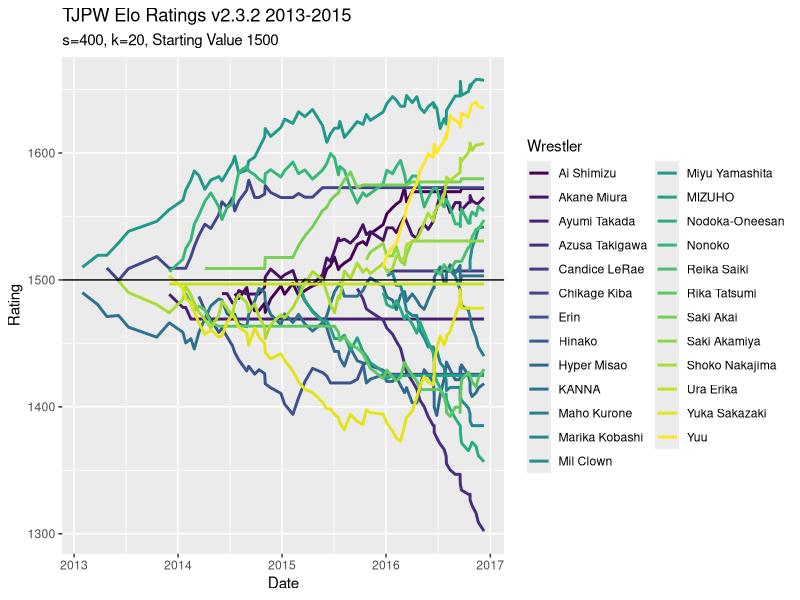
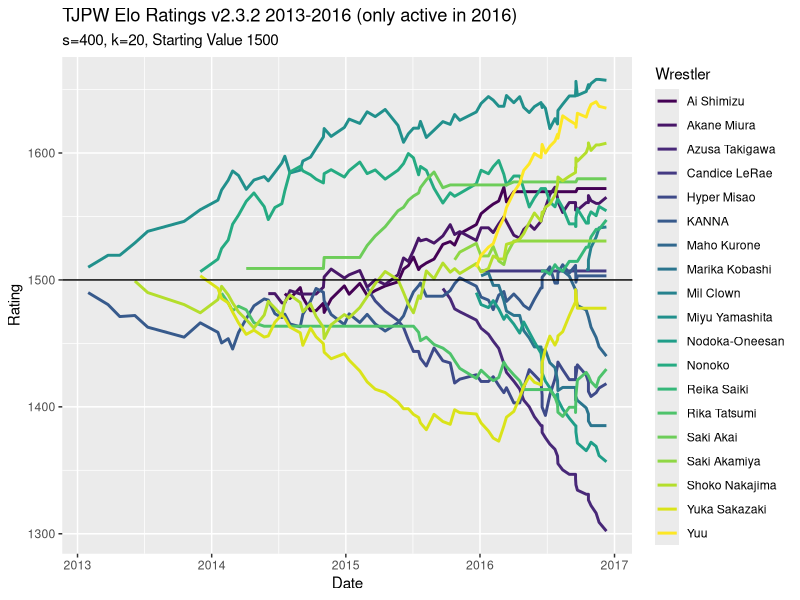

Write the R code that produced these figures, in order.
## ---- chunk 1
knitr::opts_chunk$set(echo = TRUE)
library(tidyverse)
library(readxl)
safe_colorblind_palette <- c("#88CCEE", "#CC6677", "#DDCC77", "#117733", "#332288", "#AA4499", 
                             "#44AA99", "#999933", "#882255", "#661100", "#6699CC", "#888888")
## ---- chunk 2
tjpw13 = read_excel("TJPW Metrics.xlsx", sheet = 2, col_types = c("guess", "date", "guess", "guess", "guess", "text", rep("guess", 14)))

tjpw14 = read_excel("TJPW Metrics.xlsx", sheet = 3, col_types = c("guess", "date", "guess", "guess", "guess", "text", rep("guess", 14)))

tjpw15 = read_excel("TJPW Metrics.xlsx", sheet = 4, col_types = c("guess", "date", "guess", "guess", "guess", "text", rep("guess", 14)))

tjpw16 = read_excel("TJPW Metrics.xlsx", sheet = 5, col_types = c("guess", "date", "guess", "guess", "guess", "text", rep("guess", 14)))

tjpw = rbind(tjpw13, tjpw14, tjpw15, tjpw16)
## ---- chunk 3
singles = tjpw %>% 
  filter(`Match Type` == "Singles")

tag = tjpw %>% 
  filter(`Match Type` == "Tag")

threeway = tjpw %>% 
  filter(`Match Type` == "3 Way")

sixperson = tjpw %>% 
  filter(`Match Type` == "6 Person Tag")
## ---- chunk 4
summary(factor(tjpw$Event))
## ---- chunk 5
expected <- function(ra, rb, s = 400){
  expected_outcome = 1 / (1 + 10^((rb - ra)/s))
  return(expected_outcome)
} 
## ---- chunk 6
new_rating <- function(ra, rb, outcome, k = 20){
  new = ra + k * (outcome - expected(ra, rb))
  return(new)
}

new_rating_threeway <- function(r1, r2, r3, outcome, k = 20){
  expected_threeway = (expected(r1, r2) + expected(r1, r3)) / 3
  new = r1 + k * (outcome - expected_threeway)
  return(new)
}
## ---- chunk 7

events_dates = tjpw %>% 
  select(Event, Date) %>% 
  distinct(Event, .keep_all = T)
## ---- chunk 8
wrestlers = as.vector(rbind(tjpw$`Wrestler 1`, tjpw$`Wrestler 2`, tjpw$`Wrestler 3`,
                            tjpw$`Wrestler 4`, tjpw$`Wrestler 5`, tjpw$`Wrestler 6`)) %>% 
  unique() %>% 
  na.omit()
## ---- chunk 9
Ratings = data.frame(matrix(nrow = nrow(events_dates), ncol = length(wrestlers)+2))
colnames(Ratings) = c("Event", "Date", wrestlers)
Ratings$Event = events_dates$Event
Ratings$Date = events_dates$Date

starting_ratings = c(1500, 1500, rep(NA, length(wrestlers)-2))
## ---- chunk 10
#V1
calculate_new_ratings <- function(indiv_event){
  this_event = singles %>% 
    filter(Event == indiv_event)
  
  prior_ratings = if(indiv_event == "The First Meeting"){
    starting_ratings
  }
  else{
    Ratings[which(Ratings$Event == indiv_event) - 1,3:ncol(Ratings)]
  }
  
  new_ratings = prior_ratings
  for(i in 1:nrow(this_event)){
    W1 = which(colnames(Ratings) == this_event$`Wrestler 1`[i])
    W2 = which(colnames(Ratings) == this_event$`Wrestler 2`[i])
    prior_ratings[W1-2] = ifelse(!is.na(prior_ratings[W1-2]), prior_ratings[W1-2], 1500)
    prior_ratings[W2-2] = ifelse(!is.na(prior_ratings[W2-2]), prior_ratings[W2-2], 1500)
    if(this_event$Decision[i] == "Time Limit Draw"){
      new_ratings[W1-2] =  new_rating(prior_ratings[W1-2], prior_ratings[W2-2], 0.5)
      new_ratings[W2-2] =  new_rating(prior_ratings[W2-2], prior_ratings[W1-2], 0.5)
    }
    else{
      new_ratings[W1-2] =  new_rating(prior_ratings[W1-2], prior_ratings[W2-2], 1)
      new_ratings[W2-2] =  new_rating(prior_ratings[W2-2], prior_ratings[W1-2], 0)
    }
  }
  return(new_ratings)
}
## ---- chunk 11
#V2.3.2 (Include 2016 Data)
calculate_new_ratings2 <- function(indiv_event){
  this_event = tjpw %>% 
    filter(Event == indiv_event)
  
  prior_ratings = if(indiv_event == "The First Meeting"){
    starting_ratings
  }
  else{
    Ratings[which(Ratings$Event == indiv_event) - 1,3:ncol(Ratings)]
  }
  
  new_ratings = prior_ratings
  for(i in 1:nrow(this_event)){
    if(this_event$`Match Type`[i] == "Singles"){
       W1 = which(colnames(Ratings) == this_event$`Wrestler 1`[i])
       W2 = which(colnames(Ratings) == this_event$`Wrestler 2`[i])
       prior_ratings[W1-2] = ifelse(!is.na(prior_ratings[W1-2]), prior_ratings[W1-2],
                                    1500)
       prior_ratings[W2-2] = ifelse(!is.na(prior_ratings[W2-2]), prior_ratings[W2-2],
                                    1500)
       if(this_event$Decision[i] == "Time Limit Draw"){
         new_ratings[W1-2] =  new_rating(prior_ratings[W1-2], prior_ratings[W2-2], 0.5)
         new_ratings[W2-2] =  new_rating(prior_ratings[W2-2], prior_ratings[W1-2], 0.5)
       }
       else{
         new_ratings[W1-2] =  new_rating(prior_ratings[W1-2], prior_ratings[W2-2], 1)
         new_ratings[W2-2] =  new_rating(prior_ratings[W2-2], prior_ratings[W1-2], 0)
       }
    }
    if(this_event$`Match Type`[i] == "Tag"){
      W1 = which(colnames(Ratings) == this_event$`Wrestler 1`[i])
      W2 = which(colnames(Ratings) == this_event$`Wrestler 2`[i])
      W3 = which(colnames(Ratings) == this_event$`Wrestler 3`[i])
      W4 = which(colnames(Ratings) == this_event$`Wrestler 4`[i])
      prior_ratings[W1-2] = ifelse(!is.na(prior_ratings[W1-2]), prior_ratings[W1-2], 1500)
      prior_ratings[W2-2] = ifelse(!is.na(prior_ratings[W2-2]), prior_ratings[W2-2], 1500)
      prior_ratings[W3-2] = ifelse(!is.na(prior_ratings[W3-2]), prior_ratings[W3-2], 1500)
      prior_ratings[W4-2] = ifelse(!is.na(prior_ratings[W4-2]), prior_ratings[W4-2], 1500)
      prior_team1_rating = mean(c(as.double(prior_ratings[W1-2]),
                                  as.double(prior_ratings[W2-2])))
      prior_team2_rating = mean(c(as.double(prior_ratings[W3-2]),
                                  as.double(prior_ratings[W4-2])))
      if(this_event$Decision[i] == "Time Limit Draw"){
        new_team1_rating = new_rating(prior_team1_rating, prior_team2_rating, 0.5)
        new_team2_rating = new_rating(prior_team2_rating, prior_team1_rating, 0.5)
      }
      else{
        new_team1_rating = new_rating(prior_team1_rating, prior_team2_rating, 1)
        new_team2_rating = new_rating(prior_team2_rating, prior_team1_rating, 0)
      }
      new_ratings[W1-2] = prior_ratings[W1-2] + (new_team1_rating - prior_team1_rating) * (2/3)
      new_ratings[W2-2] = prior_ratings[W2-2] + (new_team1_rating - prior_team1_rating) * (1/3)
      new_ratings[W3-2] = prior_ratings[W3-2] + (new_team2_rating - prior_team2_rating) * (2/3)
      new_ratings[W4-2] = prior_ratings[W4-2] + (new_team2_rating - prior_team2_rating) * (1/3)
    }
    if(this_event$`Match Type`[i] == "6 Person Tag"){
      W1 = which(colnames(Ratings) == this_event$`Wrestler 1`[i])
      W2 = which(colnames(Ratings) == this_event$`Wrestler 2`[i])
      W3 = which(colnames(Ratings) == this_event$`Wrestler 3`[i])
      W4 = which(colnames(Ratings) == this_event$`Wrestler 4`[i])
      W5 = which(colnames(Ratings) == this_event$`Wrestler 5`[i])
      W6 = which(colnames(Ratings) == this_event$`Wrestler 6`[i])
      prior_ratings[W1-2] = ifelse(!is.na(prior_ratings[W1-2]), prior_ratings[W1-2], 1500)
      prior_ratings[W2-2] = ifelse(!is.na(prior_ratings[W2-2]), prior_ratings[W2-2], 1500)
      prior_ratings[W3-2] = ifelse(!is.na(prior_ratings[W3-2]), prior_ratings[W3-2], 1500)
      prior_ratings[W4-2] = ifelse(!is.na(prior_ratings[W4-2]), prior_ratings[W4-2], 1500)
      prior_ratings[W5-2] = ifelse(!is.na(prior_ratings[W5-2]), prior_ratings[W5-2], 1500)
      prior_ratings[W6-2] = ifelse(!is.na(prior_ratings[W6-2]), prior_ratings[W6-2], 1500)
      prior_team1_rating = mean(c(as.double(prior_ratings[W1-2]),
                                  as.double(prior_ratings[W2-2]),
                                  as.double(prior_ratings[W3-2])))
      prior_team2_rating = mean(c(as.double(prior_ratings[W4-2]),
                                  as.double(prior_ratings[W5-2]),
                                  as.double(prior_ratings[W6-2])))
      if(this_event$Decision[i] == "Time Limit Draw"){
        new_team1_rating = new_rating(prior_team1_rating, prior_team2_rating, 0.5)
        new_team2_rating = new_rating(prior_team2_rating, prior_team1_rating, 0.5)
      }
      else{
        new_team1_rating = new_rating(prior_team1_rating, prior_team2_rating, 1)
        new_team2_rating = new_rating(prior_team2_rating, prior_team1_rating, 0)
      }
      new_ratings[W1-2] = prior_ratings[W1-2] + (new_team1_rating - prior_team1_rating) * (1/2)
      new_ratings[W2-2] = prior_ratings[W2-2] + (new_team1_rating - prior_team1_rating) * (1/4)
      new_ratings[W3-2] = prior_ratings[W3-2] + (new_team1_rating - prior_team1_rating) * (1/4)
      new_ratings[W4-2] = prior_ratings[W4-2] + (new_team2_rating - prior_team2_rating) * (1/2)
      new_ratings[W5-2] = prior_ratings[W5-2] + (new_team2_rating - prior_team2_rating) * (1/4)
      new_ratings[W6-2] = prior_ratings[W6-2] + (new_team2_rating - prior_team2_rating) * (1/4)
    }
    if(this_event$`Match Type`[i] == "3 Way"){
      W1 = which(colnames(Ratings) == this_event$`Wrestler 1`[i])
      W2 = which(colnames(Ratings) == this_event$`Wrestler 2`[i])
      W3 = which(colnames(Ratings) == this_event$`Wrestler 3`[i])
      prior_ratings[W1-2] = ifelse(!is.na(prior_ratings[W1-2]), prior_ratings[W1-2], 1500)
      prior_ratings[W2-2] = ifelse(!is.na(prior_ratings[W2-2]), prior_ratings[W2-2], 1500)
      prior_ratings[W3-2] = ifelse(!is.na(prior_ratings[W3-2]), prior_ratings[W3-2], 1500)
      if(this_event$Decision[i] == "Time Limit Draw"){
        new_ratings[W1-2] = new_rating_threeway(prior_ratings[W1-2], prior_ratings[W2-2], prior_ratings[W3-2], 1/3)
        new_ratings[W2-2] = new_rating_threeway(prior_ratings[W2-2], prior_ratings[W1-2], prior_ratings[W3-2], 1/3)
        new_ratings[W3-2] = new_rating_threeway(prior_ratings[W3-2], prior_ratings[W2-2], prior_ratings[W1-2], 1/3)
      }
      else{
        if(this_event$`W3 Result`[i] == "L*"){
          if(this_event$`W2 Result`[i] == "L*"){
            new_ratings[W1-2] = new_rating_threeway(prior_ratings[W1-2], prior_ratings[W2-2], prior_ratings[W3-2], 1)
            new_ratings[W2-2] = new_rating_threeway(prior_ratings[W2-2], prior_ratings[W1-2], prior_ratings[W3-2], 0)
            new_ratings[W3-2] = new_rating_threeway(prior_ratings[W3-2], prior_ratings[W2-2], prior_ratings[W1-2], 0)
          }
          if(this_event$`W2 Result`[i] == "W*"){
            new_ratings[W1-2] = new_rating_threeway(prior_ratings[W1-2], prior_ratings[W2-2], prior_ratings[W3-2], 0.5)
            new_ratings[W2-2] = new_rating_threeway(prior_ratings[W2-2], prior_ratings[W1-2], prior_ratings[W3-2], 0.5)
            new_ratings[W3-2] = new_rating_threeway(prior_ratings[W3-2], prior_ratings[W2-2], prior_ratings[W1-2], 0)
          }
        }
        else{
          new_ratings[W1-2] = new_rating_threeway(prior_ratings[W1-2], prior_ratings[W2-2], prior_ratings[W3-2], 5/6)
          new_ratings[W2-2] = new_rating_threeway(prior_ratings[W2-2], prior_ratings[W1-2], prior_ratings[W3-2], 0)
          new_ratings[W3-2] = new_rating_threeway(prior_ratings[W3-2], prior_ratings[W2-2], prior_ratings[W1-2], 1/6)
        }
      }
    }
    prior_ratings = new_ratings #Fixes issue with multiple matches at one show
  }
  return(new_ratings)
}
## ---- chunk 12
j = 1
while(j <= nrow(Ratings)){
  Ratings[j, 3:ncol(Ratings)] = calculate_new_ratings2(events_dates$Event[j])
  j = j+1
}
## ---- chunk 13
Ratings.long = Ratings %>% 
  pivot_longer(3:ncol(Ratings), names_to = "Wrestler", values_to = "Rating")

long.2016 = Ratings %>% 
  select(c(1:4,6,8:9,11,13:16,18:24,26:27)) %>% 
  pivot_longer(`Miyu Yamashita`:`Mil Clown`, names_to = "Wrestler", values_to = "Rating")
## ---- chunk 14
Ratings.long %>% 
  ggplot(aes(x = Date, y = Rating, color = Wrestler)) +
  geom_line(size = 1) +
  scale_color_viridis_d() +
  geom_hline(yintercept = 1500) +
  labs(title = "TJPW Elo Ratings v2.3.2 2013-2015",
       subtitle = "s=400, k=20, Starting Value 1500")

long.2016 %>% 
  ggplot(aes(x = Date, y = Rating, color = Wrestler)) +
  geom_line(size = 1) +
  scale_color_viridis_d() +
  geom_hline(yintercept = 1500) +
  labs(title = "TJPW Elo Ratings v2.3.2 2013-2016 (only active in 2016)",
       subtitle = "s=400, k=20, Starting Value 1500")
## ---- chunk 15
end2013 = Ratings[7, 3:7]
end2014 = Ratings[28, 3:14]
end2015 = Ratings[46, 3:21]
end2016 = Ratings[79, 3:27]
Ratings.v2.3.2 = Ratings
